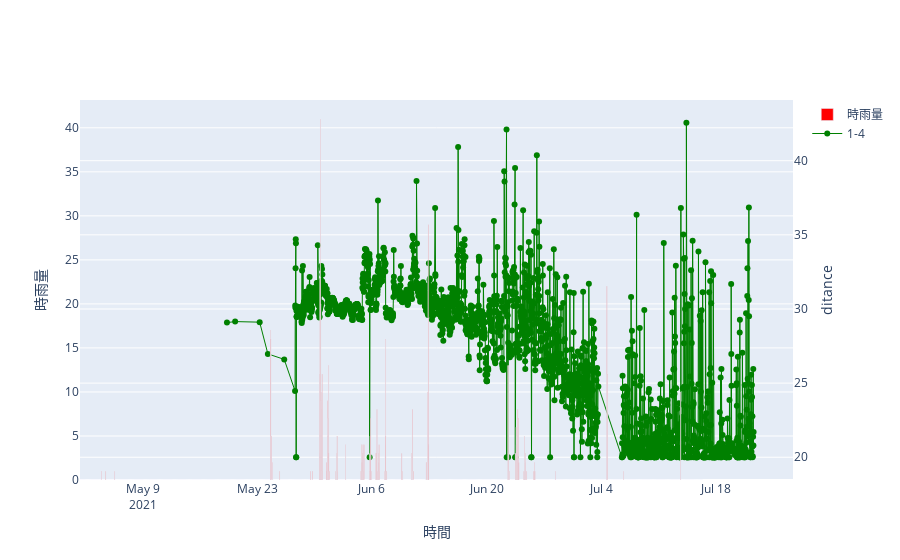

Write notebook code for a chart like this one.
### Code cell
m=26

df = pd.read_csv(r'C:\Users\Tosha.E.T\Desktop\Sinotech\723\高義-21C080.csv')
df['時間']=pd.to_datetime(df['時間'])
df1=pd.read_csv(r'C:\Users\Tosha.E.T\Desktop\Sinotech\723\1-4-d1.csv')
df1.Time=pd.to_datetime(df1.Time)


t1 = go.Scatter(
    x=df1['Time'],
    y=df1['distance1'],
    name='1-4',
    xaxis='x',
    yaxis='y1',
    mode = 'lines+markers',
    line=dict(color='green',width=1)        
)



t = go.Bar(
    x=df['時間'],
    y=df['時雨量'],
    name='時雨量',
    xaxis='x',
    yaxis='y2',
    marker=dict(color='red'),
)

data=[t,t1]

layout=go.Layout({
            "xaxis":{'title':"時間"},
            "yaxis":{'title':"ditance","side":'right'},
            "yaxis2":{'anchor':'x','overlaying':'y','title':"時雨量"}}
)

fig = go.Figure(data=data,layout=layout)
fig.show()
print("{}".format(m))

### Figure 1 — Plotly figure (JSON) as saved in the notebook; plotly's stock layout.template omitted (floating-point values rounded to 4 significant figures; data arrays with more than 128 entries replaced by an {"elided": "..."} marker saying what was removed)
{"data": [{"marker": {"color": "red"}, "name": "時雨量", "type": "bar", "x": {"elided": "1825 str values"}, "xaxis": "x", "y": {"elided": "1825 int values"}, "yaxis": "y2"}, {"line": {"color": "green", "width": 1}, "mode": "lines+markers", "name": "1-4", "type": "scatter", "x": {"elided": "2231 str values"}, "xaxis": "x", "y": {"elided": "2231 float values"}, "yaxis": "y"}], "layout": {"xaxis": {"title": {"text": "時間"}}, "yaxis": {"side": "right", "title": {"text": "ditance"}}, "yaxis2": {"anchor": "x", "overlaying": "y", "title": {"text": "時雨量"}}}}
